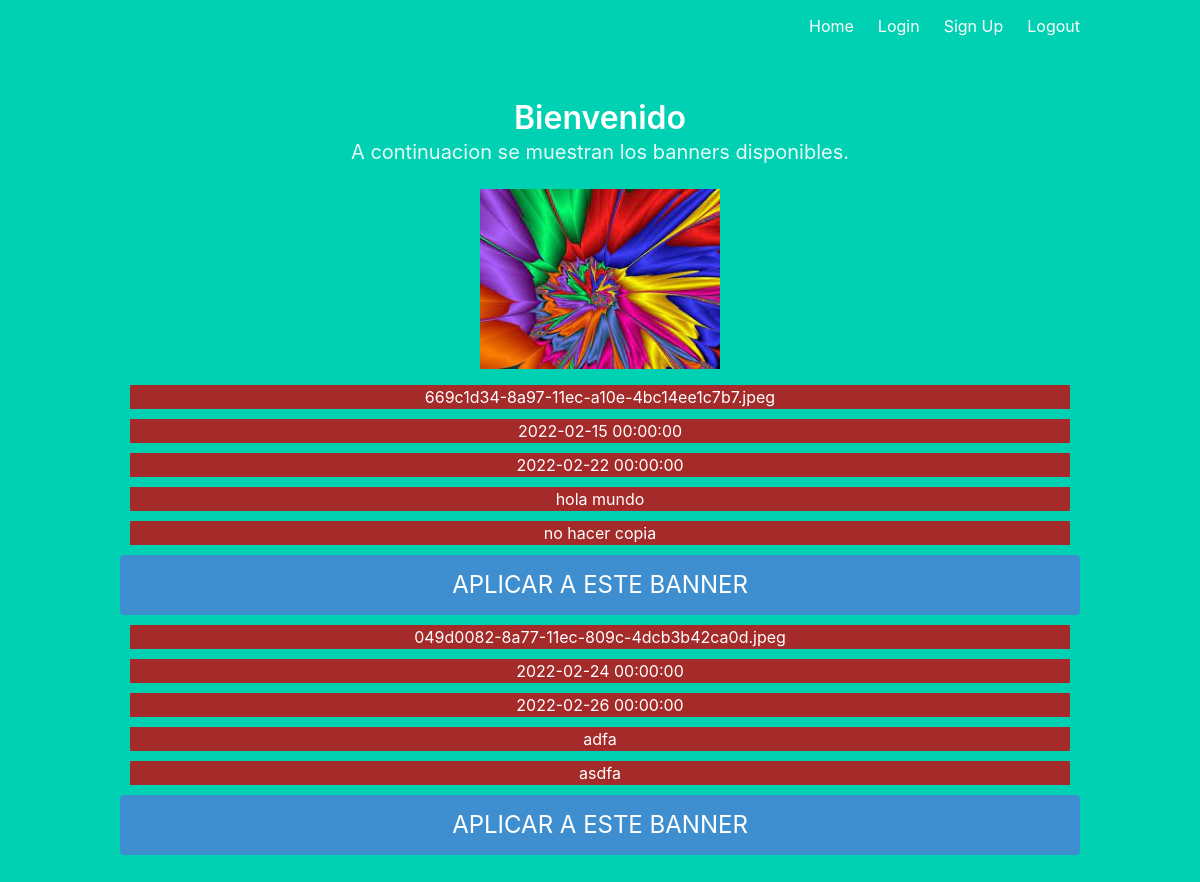
Page /home on the earlier database version.
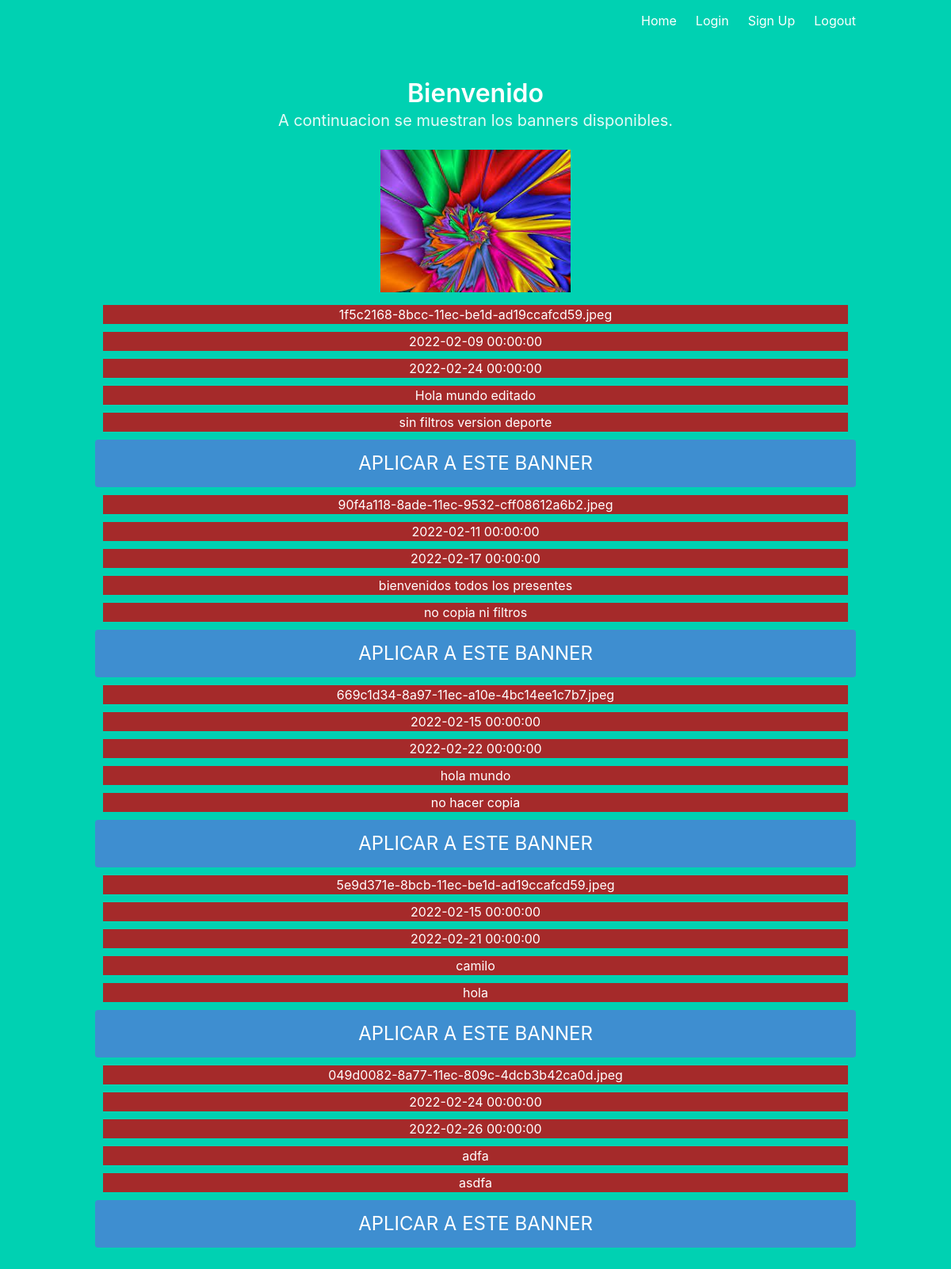
Same page on the later database version.
### models.py (models this page shows)
class Contest(db.Model):
    id_contest = db.Column(db.Integer, primary_key=True)
    id_user = db.Column(db.Integer)
    contest_name = db.Column(db.String(100))
    banner_name = db.Column(db.String(100))
    url_contest = db.Column(db.String(100))
    start_date = db.Column(db.DateTime)
    end_date = db.Column(db.DateTime)
    award = db.Numeric(10,2)
    dialog = db.Column(db.String(100))
    desciption = db.Column(db.String(100))

### main.py (the view)
@main.route('/home')
def home():
    folder_name=os.path.join('static','imagen1.jpeg')
    table=Contest.query.order_by(Contest.start_date).all()
    return render_template('home.html',imagen_muestra=folder_name,items=table)

### templates/home.html
{% extends "base.html" %}
{% block content %}
<h1 class="title">
  Bienvenido
</h1>
<h2 class="subtitle">
 A continuacion se muestran los banners disponibles.
</h2>
<div >
    <img src='{{imagen_muestra}}' alt="BANNER" style="width: 25%;height: 25%;"/>
</div>
<div>
  {%for item in items%}
  <div style="background-color: brown; margin: 10px;">{{item.banner_name}}</div>
  <div style="background-color: brown; margin: 10px;">{{item.start_date}}</div>
  <div style="background-color: brown; margin: 10px;">{{item.end_date}}</div>
  <div style="background-color: brown; margin: 10px;">{{item.dialog}}</div>
  <div style="background-color: brown; margin: 10px;">{{item.desciption}}</div>
  <a href="/apply/{{item.id_contest}}" class="button is-block is-info is-large is-fullwidth">APLICAR A ESTE BANNER</a>
  {%endfor%}
</div>
{% endblock %}

### templates/base.html (shortened to what this page needs)
<!DOCTYPE html>
<html>
<head>
    <link rel="stylesheet" href="https://cdnjs.cloudflare.com/ajax/libs/bulma/0.7.2/css/bulma.min.css" />
</head>
<body>
    <section class="hero is-primary is-fullheight">
        <div class="hero-head">
            <nav class="navbar">
                <div class="container">
                    <div id="navbarMenuHeroA" class="navbar-menu">
                        <div class="navbar-end">
                            <a href="{{ url_for('main.home') }}" class="navbar-item">
                                Home
                            </a>
                            <a href="{{ url_for('auth.login') }}" class="navbar-item">
                                Login
                            </a>
                            <a href="{{ url_for('auth.signup') }}" class="navbar-item">
                                Sign Up
                            </a>
                            <a href="{{ url_for('auth.logout') }}" class="navbar-item">
                                Logout
                            </a>
                        </div>
                    </div>
                </div>
            </nav>
        </div>
        <div class="hero-body">
            <div class="container has-text-centered">
               {% block content %}
               {% endblock %}
            </div>
        </div>
    </section>
</body>
</html>

Differences in the rows shown:
added Contest: banner_name "1f5c2168-8bcc-11ec-be1d-ad19ccafcd59.jpeg", start_date "2022-02-09 00:00:00", end_date "2022-02-24 00:00:00", dialog "Hola mundo editado", desciption "sin filtros version deporte"
added Contest: banner_name "90f4a118-8ade-11ec-9532-cff08612a6b2.jpeg", start_date "2022-02-11 00:00:00", end_date "2022-02-17 00:00:00", dialog "bienvenidos todos los presentes", desciption "no copia ni filtros"
added Contest: banner_name "5e9d371e-8bcb-11ec-be1d-ad19ccafcd59.jpeg", start_date "2022-02-15 00:00:00", end_date "2022-02-21 00:00:00", dialog "camilo", desciption "hola"
